Frame 1 (no input): blank canvas, image omitted
Frame 60 (no input): blank canvas, image omitted
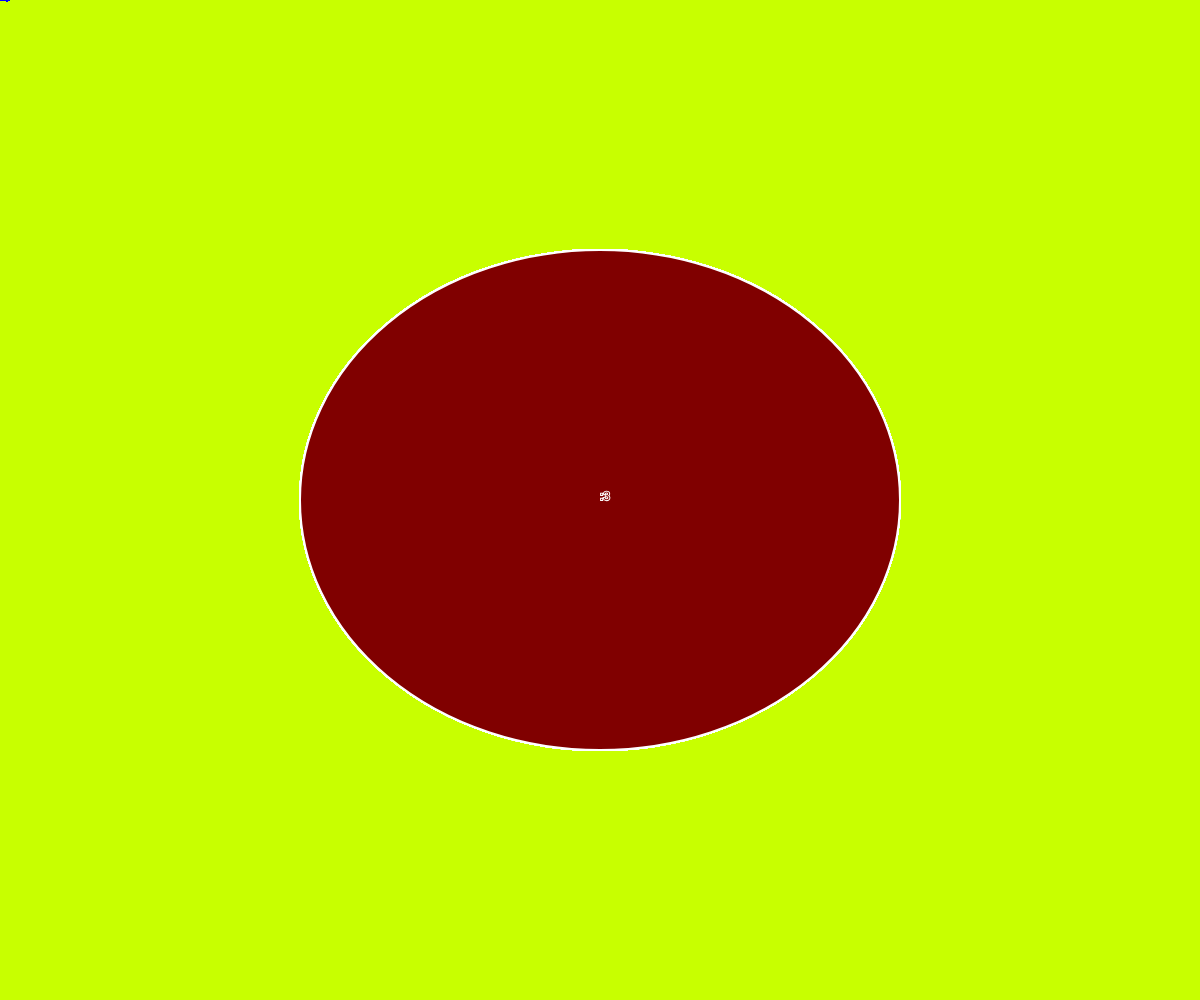
Frame 120 (the mouse pressed at the canvas centre since frame 60)

The p5.js sketch whose frames 1 and 60 were blank and that drew this single picture after the mouse press (run headless with seeded random() and noise() and a simulated clock; from frame 60 on, the mouse is pressed at the canvas centre):

// p5.js sketch
// ── sketch.js
function setup() {
    createCanvas(innerWidth, innerHeight);

    background(200, 300, 0)
  
}

function draw() {

       // background(100, 100, 300)
        let red = map(mouseX, 0, width, 0, 255)
        fill(red,0,0)
        stroke(mouseX, mouseY, 255)
        strokeWeight(2)
        ellipse(mouseX, mouseY, mouseX, mouseY)
        text(":3", mouseX, mouseY)
      
}

// listens for page size changes lol

function windowResized() {
    resizeCanvas (innerWidth, innerHeight)
    background(200, 300, 0)

}
